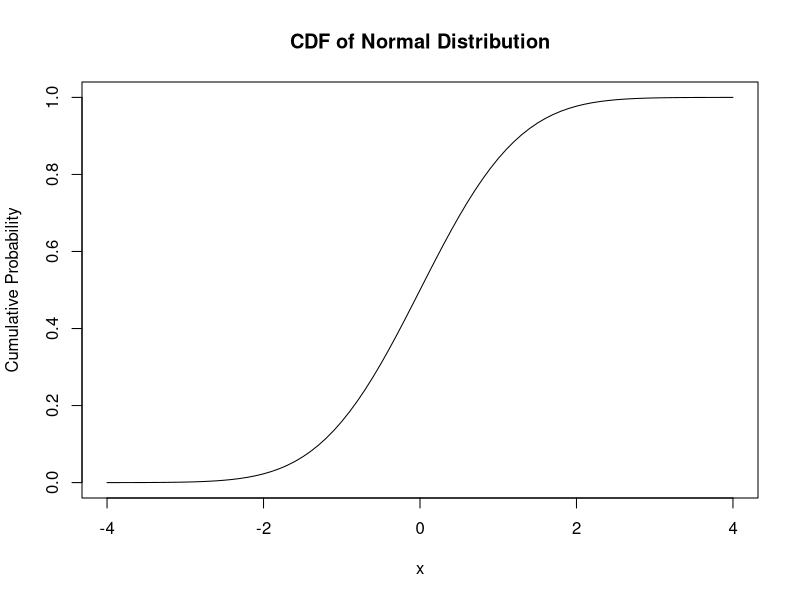
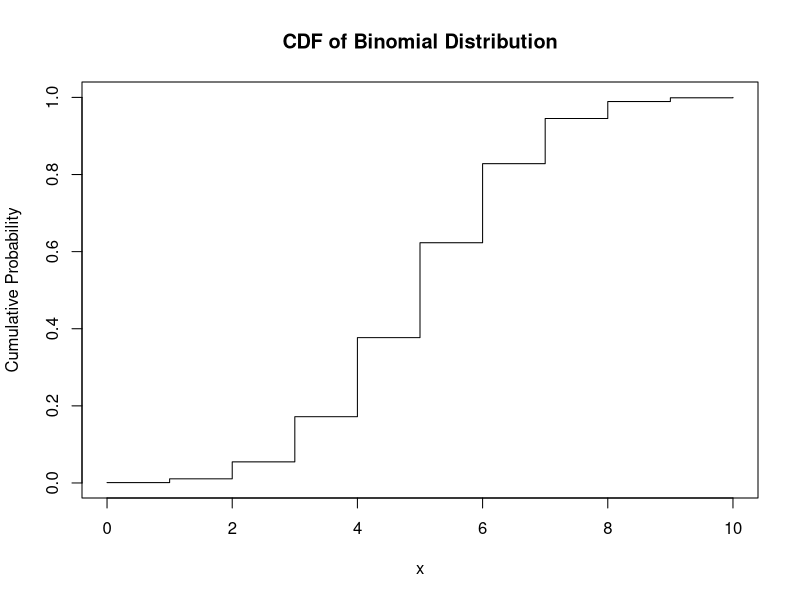
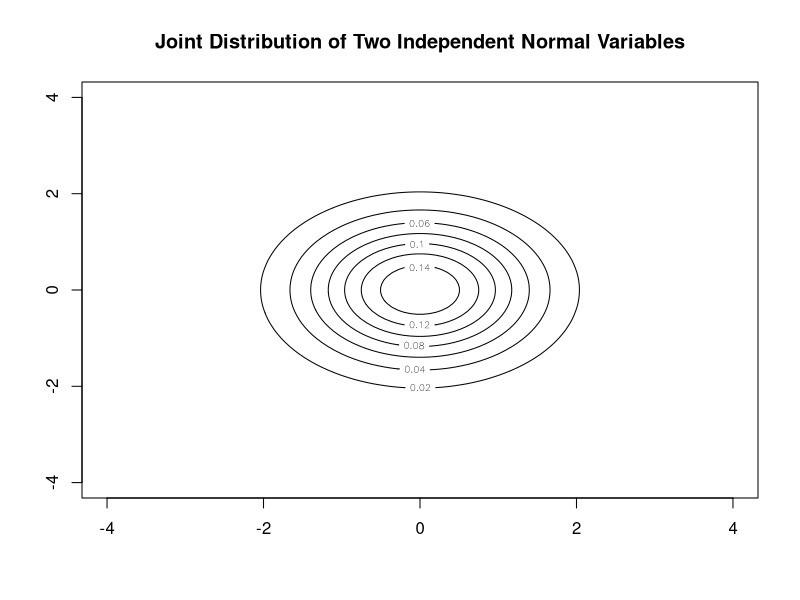

Here is the R script that generated these plots, in order:
library(ggplot2)
library(MASS)

x <- seq(-4, 4, by=0.1)
y <- pnorm(x, mean=0, sd=1)
plot(x, y, type='l', main='CDF of Normal Distribution', ylab='Cumulative Probability', xlab='x')

pnorm(1.5, mean=0, sd=1)

pnorm(2, mean=0, sd=1) - pnorm(1, mean=0, sd=1)

qnorm(0.25, mean=0, sd=1)  # 25th percentile

qnorm(0.75, mean=0, sd=1)  # 75th percentile

x <- 0:10
y <- pbinom(x, size=10, prob=0.5)
plot(x, y, type='s', main="CDF of Binomial Distribution", ylab="Cumulative Probability", xlab="x")

pbinom(4, size=10, prob=0.5)

pbinom(7, size=10, prob=0.5) - pbinom(2, size=10, prob=0.5)

qbinom(0.25, size=10, prob=0.5)

qbinom(0.75, size=10, prob=0.5)

x <- seq(-4, 4, length=100)
y <- seq(-4, 4, length=100)
z <- outer(x, y, function(x, y) dnorm(x, mean=0, sd=1) * dnorm(y, mean=0, sd=1))
contour(x, y, z, main="Joint Distribution of Two Independent Normal Variables")

pnorm(1, mean=0, sd=1) * pnorm(1, mean=0, sd=1)
